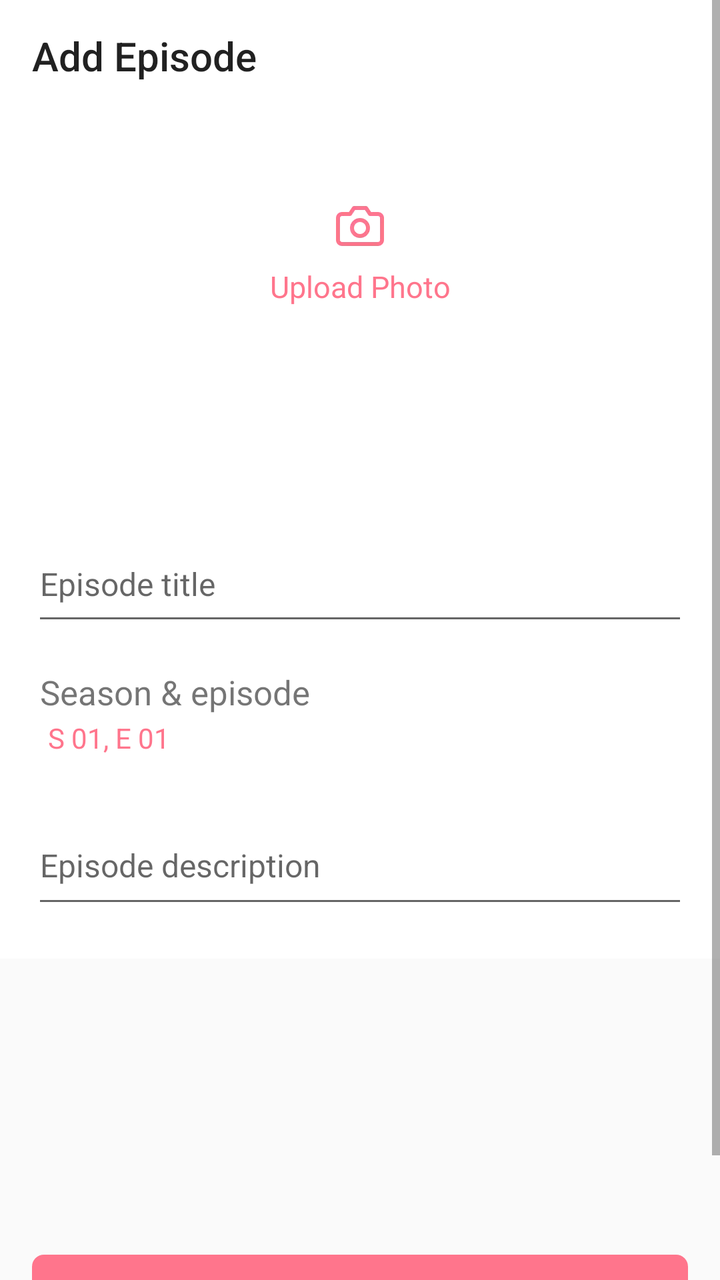
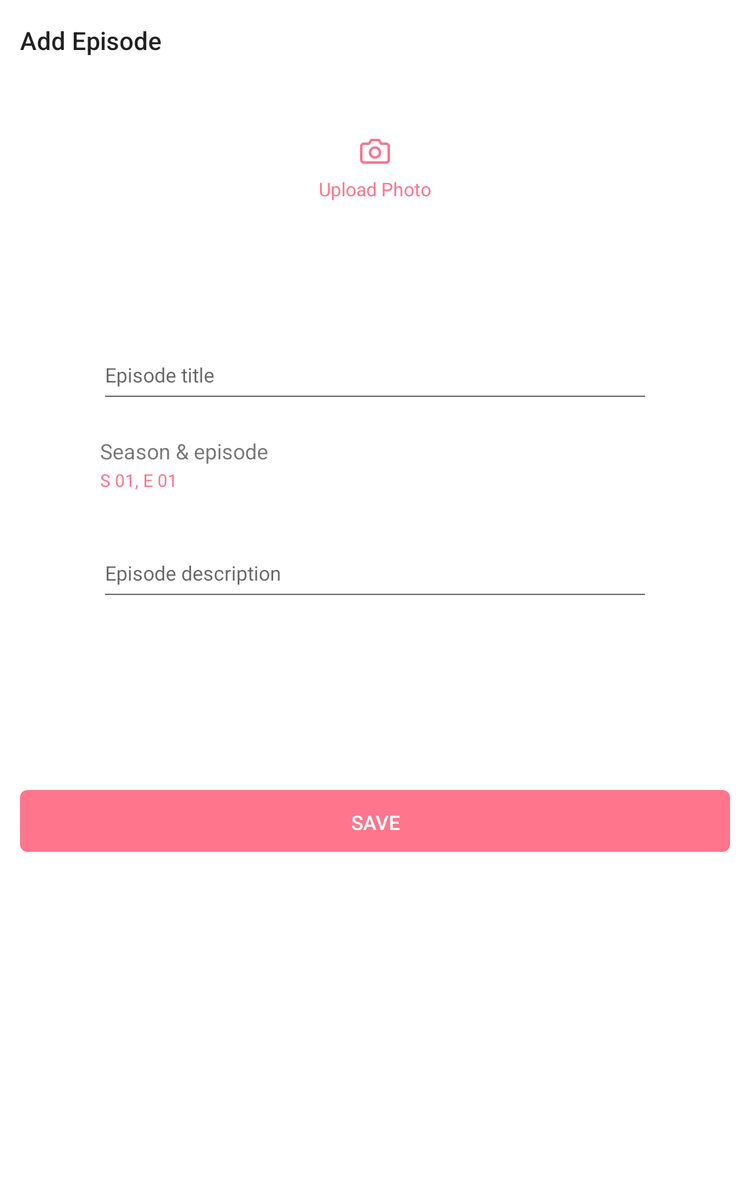

Compare how this app lays out the same screen by default and in its alternative resource folder. The renders come first, then the two layout files and the values they reference.
<!-- AndroidManifest.xml: application theme AppTheme -->
<!-- res/layout/fragment_add_episode.xml -->
<?xml version="1.0" encoding="utf-8"?>
<ScrollView
        xmlns:android="http://schemas.android.com/apk/res/android"
        xmlns:tools="http://schemas.android.com/tools"
        android:fillViewport="true"
        android:layout_width="match_parent"
        android:layout_height="match_parent">

    <LinearLayout
            xmlns:app="http://schemas.android.com/apk/res-auto"
            android:layout_width="match_parent"
            android:layout_height="wrap_content"
            android:orientation="vertical">

        <androidx.appcompat.widget.Toolbar
                android:layout_width="match_parent"
                android:layout_height="?attr/actionBarSize"
                android:id="@+id/episodeToolbar"
                app:title="@string/add_episode"
                android:background="@color/white"
                app:layout_constraintTop_toTopOf="parent"
                app:layout_constraintStart_toStartOf="parent"/>

        <androidx.constraintlayout.widget.ConstraintLayout
                android:background="@color/white"
                android:layout_width="match_parent"
                android:layout_height="wrap_content">

            <ImageView
                    android:layout_width="wrap_content"
                    android:layout_height="wrap_content"
                    android:id="@+id/cameraImageView"
                    app:layout_constraintTop_toTopOf="parent"
                    app:layout_constraintStart_toStartOf="parent"
                    app:layout_constraintEnd_toEndOf="parent"
                    android:layout_marginTop="@dimen/dimens45dp"
                    android:src="@drawable/ic_camera"/>

            <TextView
                    android:layout_width="wrap_content"
                    android:layout_height="wrap_content"
                    android:id="@+id/uploadPhotoTextView"
                    app:layout_constraintTop_toBottomOf="@id/cameraImageView"
                    app:layout_constraintStart_toStartOf="parent"
                    app:layout_constraintEnd_toEndOf="parent"
                    android:layout_marginTop="@dimen/dimens8dp"
                    android:text="@string/upload_photo"
                    android:textColor="@color/pink"
                    android:lineSpacingExtra="@dimen/dimens7sp"
                    android:textSize="@dimen/dimens15sp"/>

            <FrameLayout
                    android:layout_width="@dimen/dimens150dp"
                    android:layout_height="@dimen/dimens104dp"
                    android:id="@+id/episodeFrameLayout"
                    android:layout_marginTop="@dimen/dimens10dp"
                    app:layout_constraintStart_toStartOf="parent"
                    app:layout_constraintTop_toTopOf="parent"
                    app:layout_constraintEnd_toEndOf="parent"
                    android:visibility="gone"
                    android:foregroundGravity="center_horizontal">

                <ImageView
                        android:layout_width="wrap_content"
                        android:layout_height="wrap_content"
                        android:id="@+id/episodeImageView"
                        android:scaleType="centerCrop"/>
            </FrameLayout>

            <TextView
                    android:layout_width="wrap_content"
                    android:layout_height="wrap_content"
                    android:id="@+id/changePhotoTextView"
                    app:layout_constraintTop_toBottomOf="@id/episodeFrameLayout"
                    app:layout_constraintStart_toStartOf="parent"
                    app:layout_constraintEnd_toEndOf="parent"
                    android:layout_marginTop="@dimen/dimens8dp"
                    android:text="@string/change_photo"
                    android:textColor="@color/pink"
                    android:lineSpacingExtra="@dimen/dimens7sp"
                    android:textSize="@dimen/dimens15sp"
                    android:visibility="gone"/>

            <EditText
                    android:layout_width="match_parent"
                    android:layout_height="wrap_content"
                    android:id="@+id/episodeTitleEditText"
                    app:layout_constraintTop_toTopOf="parent"
                    app:layout_constraintStart_toStartOf="parent"
                    app:layout_constraintEnd_toEndOf="parent"
                    android:layout_marginHorizontal="@dimen/dimens16dp"
                    android:layout_marginTop="@dimen/dimens215dp"
                    android:paddingBottom="@dimen/dimens15dp"
                    android:textSize="@dimen/dimens16sp"
                    android:hint="@string/episode_title"/>

            <TextView
                    android:layout_width="wrap_content"
                    android:layout_height="wrap_content"
                    android:id="@+id/seasonAndEpisodeTextView"
                    app:layout_constraintTop_toBottomOf="@id/episodeTitleEditText"
                    app:layout_constraintStart_toStartOf="parent"
                    android:layout_marginStart="@dimen/dimens20dp"
                    android:layout_marginTop="@dimen/dimens17dp"
                    android:textSize="17sp"
                    android:text="@string/season_episode"/>

            <TextView
                    android:layout_width="wrap_content"
                    android:layout_height="wrap_content"
                    android:id="@+id/pickSeasonAndEp"
                    app:layout_constraintTop_toBottomOf="@id/seasonAndEpisodeTextView"
                    app:layout_constraintStart_toStartOf="parent"
                    android:layout_marginTop="@dimen/dimens2dp"
                    android:layout_marginStart="@dimen/dimens24dp"
                    android:text="@string/default_season_episode"
                    android:textColor="@color/pink"
                    android:lineSpacingExtra="@dimen/dimens6sp"
                    android:textStyle="normal"/>

            <com.google.android.material.textfield.TextInputLayout
                    android:layout_width="@dimen/dimens0dp"
                    android:layout_height="wrap_content"
                    android:id="@+id/episodeDescInputLayout"
                    app:layout_constraintTop_toBottomOf="@id/pickSeasonAndEp"
                    app:layout_constraintStart_toStartOf="parent"
                    app:layout_constraintEnd_toEndOf="parent"
                    android:layout_marginTop="@dimen/dimens3dp"
                    android:layout_marginHorizontal="@dimen/dimens16dp"
                    app:errorTextAppearance="@style/ErrorAppearance"
                    app:errorEnabled="true">

                <EditText
                        android:layout_width="match_parent"
                        android:layout_height="match_parent"
                        android:id="@+id/episodeDescEditText"
                        android:paddingTop="@dimen/dimens30dp"
                        android:paddingBottom="@dimen/dimens15dp"
                        android:textSize="@dimen/dimens16sp"
                        android:hint="@string/episode_description"/>

            </com.google.android.material.textfield.TextInputLayout>

        </androidx.constraintlayout.widget.ConstraintLayout>

        <Button
                android:layout_width="match_parent"
                android:layout_height="wrap_content"
                android:text="@string/save"
                android:id="@+id/saveButton"
                android:enabled="false"
                style="@style/ShowButton"
                android:layout_marginHorizontal="@dimen/dimens16dp"
                android:layout_marginTop="@dimen/dimens148dp"
                android:gravity="center_horizontal|bottom"
                android:layout_marginBottom="@dimen/dimens32dp"/>

    </LinearLayout>

</ScrollView>
<!-- resources referenced by this layout -->
<resources>
  <color name="pink">#ff758c</color>
  <color name="white">#FFFFFF</color>
  <dimen name="dimens0dp">0dp</dimen>
  <dimen name="dimens104dp">104dp</dimen>
  <dimen name="dimens10dp">10dp</dimen>
  <dimen name="dimens148dp">148dp</dimen>
  <dimen name="dimens150dp">150dp</dimen>
  <dimen name="dimens15dp">15dp</dimen>
  <dimen name="dimens15sp">15sp</dimen>
  <dimen name="dimens16dp">16dp</dimen>
  <dimen name="dimens16sp">16sp</dimen>
  <dimen name="dimens17dp">17dp</dimen>
  <dimen name="dimens20dp">20dp</dimen>
  <dimen name="dimens215dp">215dp</dimen>
  <dimen name="dimens24dp">24dp</dimen>
  <dimen name="dimens2dp">2dp</dimen>
  <dimen name="dimens30dp">30dp</dimen>
  <dimen name="dimens32dp">32dp</dimen>
  <dimen name="dimens3dp">3dp</dimen>
  <dimen name="dimens45dp">45dp</dimen>
  <dimen name="dimens6sp">6sp</dimen>
  <dimen name="dimens7sp">7sp</dimen>
  <dimen name="dimens8dp">8dp</dimen>
  <!-- drawable ic_camera: webp bitmap (drawable-hdpi, 892 bytes) -->
  <string name="add_episode">Add Episode</string>
  <string name="change_photo">Change photo</string>
  <string name="default_season_episode">S 01, E 01</string>
  <string name="episode_description">Episode description</string>
  <string name="episode_title">Episode title</string>
  <string name="save">SAVE</string>
  <string name="season_episode">Season &amp; episode</string>
  <string name="upload_photo">Upload Photo</string>
  <style name="ErrorAppearance" parent="@android:style/TextAppearance">
          <item name="android:textColor">@color/pink</item>
          <item name="android:textSize">12sp</item>
      </style>
  <style name="ShowButton">
          <item name="android:textSize">@dimen/dimens16sp</item>
          <item name="android:textColor">@color/white</item>
          <item name="android:background">@drawable/rounded_button</item>
          <item name="android:paddingTop">@dimen/dimens15dp</item>
          <item name="android:paddingBottom">@dimen/dimens13dp</item>
      </style>
  <style name="AppTheme" parent="Theme.AppCompat.Light.DarkActionBar">
          
          <item name="colorPrimary">@color/colorPrimary</item>
          <item name="colorPrimaryDark">@color/colorPrimaryDark</item>
          <item name="colorAccent">@color/colorAccent</item>
      </style>
  <!-- drawable rounded_button (drawable) -->
  <?xml version="1.0" encoding="utf-8"?>
  <shape xmlns:android="http://schemas.android.com/apk/res/android"
         android:shape="rectangle" android:padding="10dp">
      <solid android:color="@color/pink"/>
      <corners android:radius="6dp"/>
  </shape>
  <dimen name="dimens13dp">13dp</dimen>
  <color name="colorPrimary">#008577</color>
  <color name="colorPrimaryDark">#00574B</color>
  <color name="colorAccent">#D81B60</color>
</resources>
<!-- res/layout-sw600dp/fragment_add_episode.xml (the author's variant of the layout above) -->
<!-- drawn on a 7-inch tablet held upright -->
<?xml version="1.0" encoding="utf-8"?>
<ScrollView android:layout_width="match_parent"
            android:layout_height="match_parent"
            xmlns:android="http://schemas.android.com/apk/res/android"
            xmlns:tools="http://schemas.android.com/tools"
            android:fillViewport="true"
            xmlns:app="http://schemas.android.com/apk/res-auto">

    <LinearLayout android:layout_width="match_parent"
                  android:layout_height="match_parent"
                  android:background="@color/white"
                  android:orientation="vertical">

        <androidx.appcompat.widget.Toolbar
                android:layout_width="match_parent"
                android:layout_height="?attr/actionBarSize"
                android:id="@+id/episodeToolbar"
                app:title="@string/add_episode"
                android:background="@color/white"
                app:layout_constraintTop_toTopOf="parent"
                app:layout_constraintStart_toStartOf="parent"/>

        <androidx.constraintlayout.widget.ConstraintLayout
                android:background="@color/white"
                android:layout_width="match_parent"
                android:layout_marginTop="@dimen/dimens48dp"
                android:layout_height="wrap_content">

            <ImageView
                    android:layout_width="wrap_content"
                    android:layout_height="wrap_content"
                    android:id="@+id/cameraImageView"
                    app:layout_constraintTop_toTopOf="parent"
                    app:layout_constraintStart_toStartOf="parent"
                    app:layout_constraintEnd_toEndOf="parent"
                    android:layout_marginTop="@dimen/dimens45dp"
                    android:src="@drawable/ic_camera"/>

            <TextView
                    android:layout_width="wrap_content"
                    android:layout_height="wrap_content"
                    android:id="@+id/uploadPhotoTextView"
                    app:layout_constraintTop_toBottomOf="@id/cameraImageView"
                    app:layout_constraintStart_toStartOf="parent"
                    app:layout_constraintEnd_toEndOf="parent"
                    android:layout_marginTop="@dimen/dimens8dp"
                    android:text="@string/upload_photo"
                    android:textColor="@color/pink"
                    android:lineSpacingExtra="@dimen/dimens7sp"
                    android:textSize="@dimen/dimens15sp"/>

            <FrameLayout
                    android:layout_width="@dimen/dimens150dp"
                    android:layout_height="@dimen/dimens104dp"
                    android:id="@+id/episodeFrameLayout"
                    android:layout_marginTop="@dimen/dimens10dp"
                    app:layout_constraintStart_toStartOf="parent"
                    app:layout_constraintTop_toTopOf="parent"
                    app:layout_constraintEnd_toEndOf="parent"
                    android:visibility="gone"
                    android:foregroundGravity="center_horizontal">

                <ImageView
                        android:layout_width="wrap_content"
                        android:layout_height="wrap_content"
                        android:id="@+id/episodeImageView"
                        android:scaleType="centerCrop"/>
            </FrameLayout>

            <TextView
                    android:layout_width="wrap_content"
                    android:layout_height="wrap_content"
                    android:id="@+id/changePhotoTextView"
                    app:layout_constraintTop_toBottomOf="@id/episodeFrameLayout"
                    app:layout_constraintStart_toStartOf="parent"
                    app:layout_constraintEnd_toEndOf="parent"
                    android:layout_marginTop="@dimen/dimens8dp"
                    android:text="@string/change_photo"
                    android:textColor="@color/pink"
                    android:lineSpacingExtra="@dimen/dimens7sp"
                    android:textSize="@dimen/dimens15sp"
                    android:visibility="gone"/>

            <EditText
                    android:layout_width="match_parent"
                    android:layout_height="wrap_content"
                    android:id="@+id/episodeTitleEditText"
                    app:layout_constraintTop_toTopOf="parent"
                    app:layout_constraintStart_toStartOf="parent"
                    app:layout_constraintEnd_toEndOf="parent"
                    android:layout_marginHorizontal="@dimen/dimens80dp"
                    android:layout_marginTop="@dimen/dimens215dp"
                    android:paddingBottom="@dimen/dimens15dp"
                    android:inputType="text"
                    android:textSize="@dimen/dimens16sp"
                    android:hint="@string/episode_title"/>

            <TextView
                    android:layout_width="wrap_content"
                    android:layout_height="wrap_content"
                    android:id="@+id/seasonAndEpisodeTextView"
                    app:layout_constraintTop_toBottomOf="@id/episodeTitleEditText"
                    app:layout_constraintStart_toStartOf="@id/episodeTitleEditText"
                    android:layout_marginTop="@dimen/dimens24dp"
                    android:textSize="17sp"
                    android:text="@string/season_episode"/>

            <TextView
                    android:layout_width="wrap_content"
                    android:layout_height="wrap_content"
                    android:id="@+id/pickSeasonAndEp"
                    app:layout_constraintTop_toBottomOf="@id/seasonAndEpisodeTextView"
                    app:layout_constraintStart_toStartOf="@id/seasonAndEpisodeTextView"
                    android:layout_marginTop="@dimen/dimens2dp"
                    android:text="@string/default_season_episode"
                    android:textColor="@color/pink"
                    android:lineSpacingExtra="@dimen/dimens6sp"
                    android:textStyle="normal"/>

            <EditText
                    android:layout_width="match_parent"
                    android:layout_height="wrap_content"
                    android:id="@+id/episodeDescEditText"
                    app:layout_constraintTop_toBottomOf="@id/pickSeasonAndEp"
                    app:layout_constraintStart_toStartOf="parent"
                    app:layout_constraintEnd_toEndOf="parent"
                    android:layout_marginTop="@dimen/dimens24dp"
                    android:layout_marginHorizontal="@dimen/dimens80dp"
                    android:paddingTop="@dimen/dimens30dp"
                    android:paddingBottom="@dimen/dimens15dp"
                    android:textSize="@dimen/dimens16sp"
                    android:inputType="text"
                    android:hint="@string/episode_description"/>

        </androidx.constraintlayout.widget.ConstraintLayout>

        <Button
                android:layout_width="match_parent"
                android:layout_height="wrap_content"
                android:text="@string/save"
                android:id="@+id/saveButton"
                android:enabled="false"
                style="@style/ShowButton"
                android:layout_marginHorizontal="@dimen/dimens16dp"
                android:layout_marginTop="@dimen/dimens148dp"
                android:gravity="center_horizontal|bottom"
                android:layout_marginBottom="@dimen/dimens32dp"/>

    </LinearLayout>

</ScrollView>
<!-- resources referenced by the variant -->
<!-- as a 7-inch tablet held upright resolves them -->
<resources>
  <color name="pink">#ff758c</color>
  <color name="white">#FFFFFF</color>
  <dimen name="dimens104dp">104dp</dimen>
  <dimen name="dimens10dp">10dp</dimen>
  <dimen name="dimens148dp">148dp</dimen>
  <dimen name="dimens150dp">150dp</dimen>
  <dimen name="dimens15dp">15dp</dimen>
  <dimen name="dimens15sp">15sp</dimen>
  <dimen name="dimens16dp">16dp</dimen>
  <dimen name="dimens16sp">16sp</dimen>
  <dimen name="dimens215dp">215dp</dimen>
  <dimen name="dimens24dp">24dp</dimen>
  <dimen name="dimens2dp">2dp</dimen>
  <dimen name="dimens30dp">30dp</dimen>
  <dimen name="dimens32dp">32dp</dimen>
  <dimen name="dimens45dp">45dp</dimen>
  <dimen name="dimens6sp">6sp</dimen>
  <dimen name="dimens7sp">7sp</dimen>
  <dimen name="dimens80dp">80dp</dimen>
  <dimen name="dimens8dp">8dp</dimen>
  <!-- drawable ic_camera: webp bitmap (drawable-hdpi, 892 bytes) -->
  <string name="add_episode">Add Episode</string>
  <string name="change_photo">Change photo</string>
  <string name="default_season_episode">S 01, E 01</string>
  <string name="episode_description">Episode description</string>
  <string name="episode_title">Episode title</string>
  <string name="save">SAVE</string>
  <string name="season_episode">Season &amp; episode</string>
  <string name="upload_photo">Upload Photo</string>
  <style name="ShowButton">
          <item name="android:textSize">@dimen/dimens16sp</item>
          <item name="android:textColor">@color/white</item>
          <item name="android:background">@drawable/rounded_button</item>
          <item name="android:paddingTop">@dimen/dimens15dp</item>
          <item name="android:paddingBottom">@dimen/dimens13dp</item>
      </style>
  <style name="AppTheme" parent="Theme.AppCompat.Light.DarkActionBar">
          
          <item name="colorPrimary">@color/colorPrimary</item>
          <item name="colorPrimaryDark">@color/colorPrimaryDark</item>
          <item name="colorAccent">@color/colorAccent</item>
      </style>
  <!-- drawable rounded_button (drawable) -->
  <?xml version="1.0" encoding="utf-8"?>
  <shape xmlns:android="http://schemas.android.com/apk/res/android"
         android:shape="rectangle" android:padding="10dp">
      <solid android:color="@color/pink"/>
      <corners android:radius="6dp"/>
  </shape>
  <dimen name="dimens13dp">13dp</dimen>
  <color name="colorPrimary">#008577</color>
  <color name="colorPrimaryDark">#00574B</color>
  <color name="colorAccent">#D81B60</color>
</resources>
